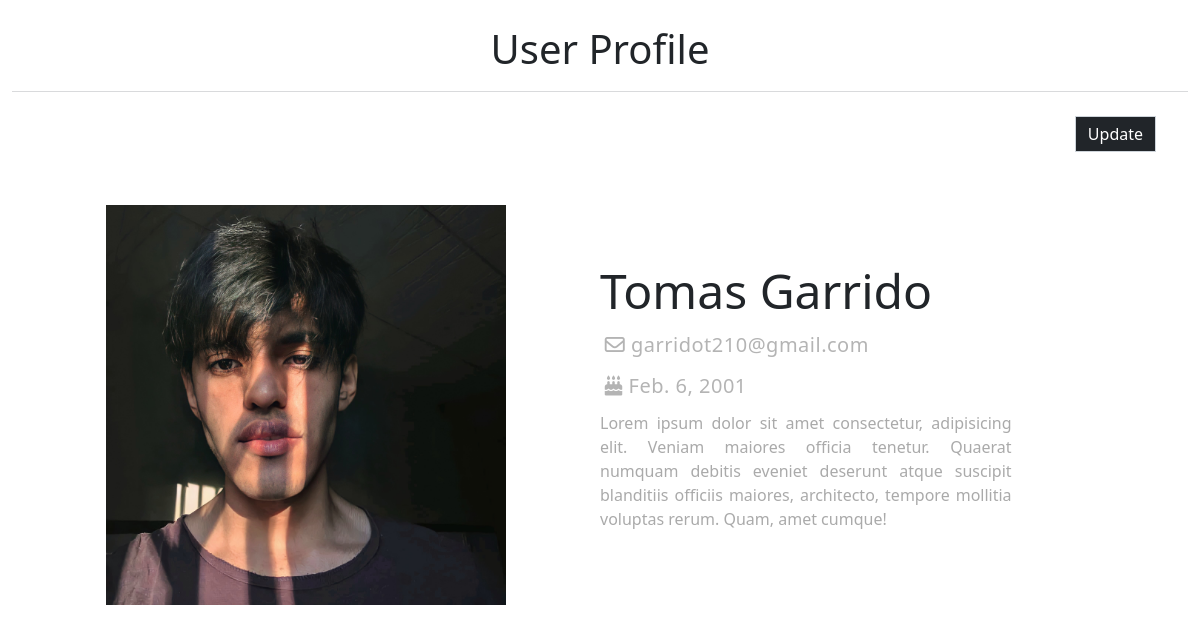
The app's page /academiaweb/students/student/email=garridot210@gmail.com, older data.
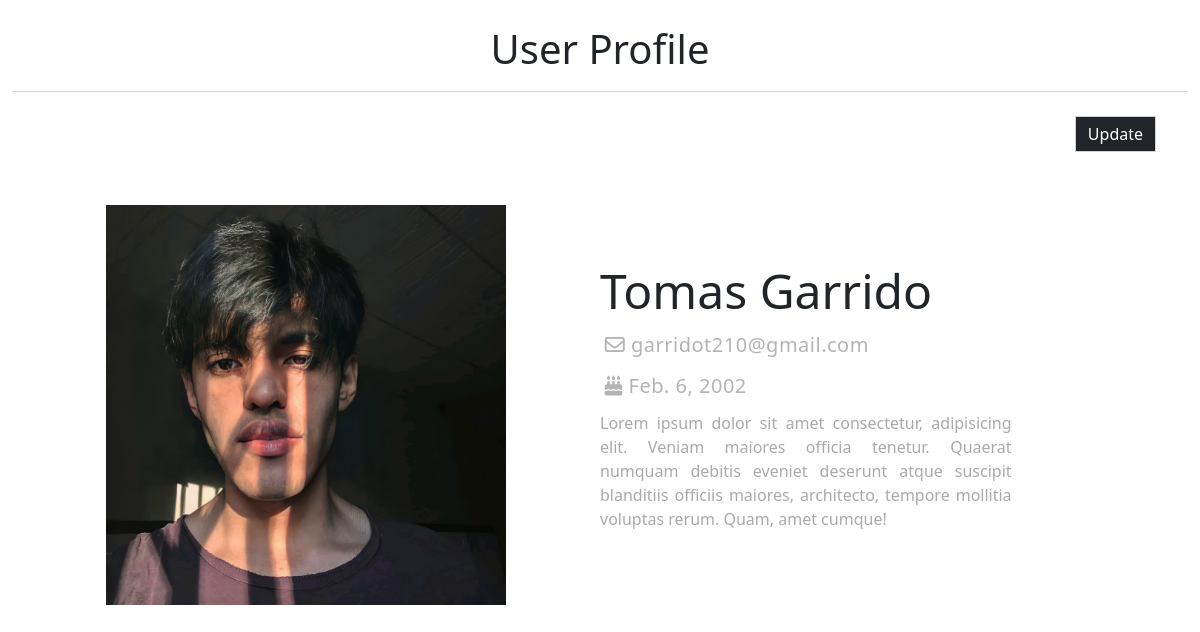
The same page, newer data.
### main_app/models.py (models this page shows, shortened)
class Students(models.Model):
    id              = models.AutoField(primary_key=True)
    user            = models.ForeignKey(UserAccount,on_delete=models.CASCADE)
    document        = models.CharField(max_length=8,unique=True)
    first_name      = models.CharField(max_length=200)
    last_name       = models.CharField(max_length=200)
    date_of_birth   = models.DateField(default=datetime.date.today)
    gender_choice   = (('male','male'),('feminine','feminine'),('undefined','undefined'))
    gender          = models.CharField(max_length=10, default='male', choices=gender_choice)
    nationality     = CountryField()
    year            = models.ForeignKey(SchoolYears,on_delete=models.CASCADE,blank=True,null=True)
    profile_picture = models.ImageField(upload_to='students/profile_pictures',blank=True,null=True)
    HS_diploma      = models.FileField(upload_to='students/high_school_diploma',blank=True,null=True)
    class Meta():
        verbose_name        = 'Student'
        verbose_name_plural = 'Students'
    @property
    def full_name(self):
        return '{} {}'.format(self.first_name,self.last_name)
    @property
    def email(self):
        return str(self.user)

class UserAccount(AbstractBaseUser,PermissionsMixin):
    email           = models.EmailField(unique=True)
    groups          = models.ManyToManyField(Group,blank=True)
    date_joined     = models.DateTimeField(auto_now_add=timezone.now())
    last_login      = models.DateTimeField(auto_now=timezone.now())
    is_active       = models.BooleanField(default=True)
    is_staff        = models.BooleanField(default=False)
    is_superuser    = models.BooleanField(default=False)
    is_teacher      = models.BooleanField(default=False)
    is_student      = models.BooleanField(default=False)
    is_admin        = models.BooleanField(default=False)
    USERNAME_FIELD  = 'email'
    objects = UserManager()
    def __str__(self):
        return self.email

### main_app/views.py (the view)
# urls.py: path('students/student/email=<str:email>',views.StudentData,name='student'),
def StudentData(request,email):
    user = UserAccount.objects.get(email=email)
    user = Students.objects.get(user = user)
    update_url = f'/academiaweb/students/student_update/email={user.email}'
    delete_url = f'/academiaweb/students/student_delete/email={user.email}'
    context = {'user':user,'update_url':update_url,'delete_url':delete_url}
    return render(request,'profile.html',context)

### main_app/templates/profile.html (shortened to what this page needs)
{% extends 'base.html' %}
{% load static %}
{% block content %}
<link rel="stylesheet" href="{% static 'css/profile.css' %}">
<div class="container-fluid">
    <div class="title">
        <h1>User Profile</h1>
    </div>
    {% if request.user.is_admin or request.user %}
    <div class="update">
        <a href="{{update_url}}">Update</a>
    </div>
    {% endif %}
    <div class="user-profile">
        <div class="picture col">
            <img src="{{user.profile_picture.url}}" width="400px">
        </div>
        <div class="data col">
            <h2>{{user.full_name}}</h2>
            <h5><i class="far fa-envelope"></i>      {{user.email}}</h5>
            <h5><i class="fas fa-birthday-cake"></i> {{user.date_of_birth}}</h5>
            <p>
                Lorem ipsum dolor sit amet consectetur, adipisicing elit.
                Veniam maiores officia tenetur. Quaerat numquam debitis eveniet
                deserunt atque suscipit blanditiis officiis maiores, architecto,
                tempore mollitia voluptas rerum. Quam, amet cumque!
            </p>
        </div>
    </div>
</div>
{% endblock %}

Row changes from the older to the newer data that the page shows:
changed Students "Tomas Garrido": date_of_birth "Feb. 6, 2001" → "Feb. 6, 2002"
